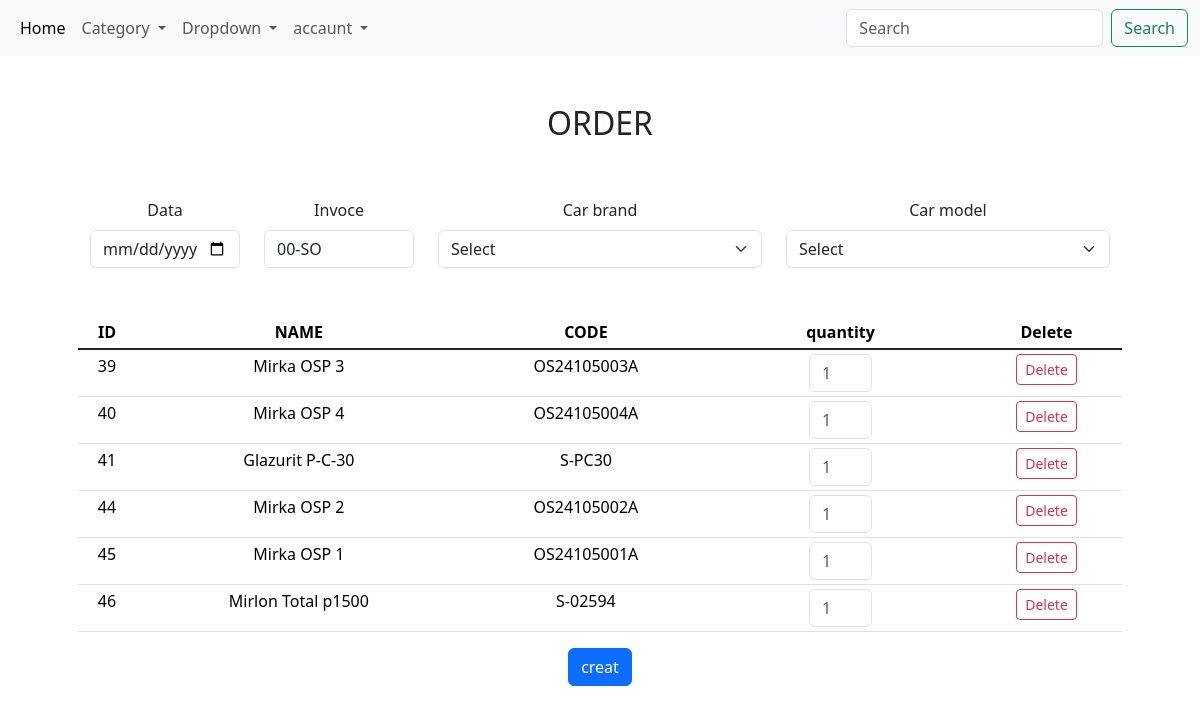
Page /order/ on the earlier database version.
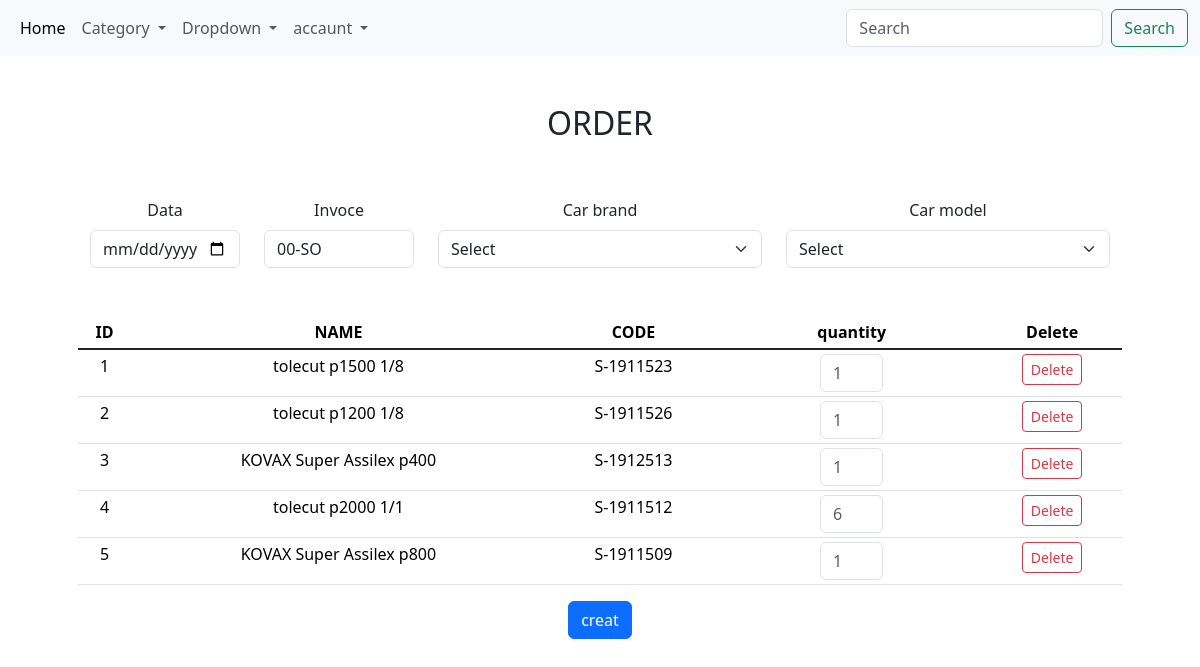
Same page on the later database version.
### order/models.py (models this page shows, shortened)
class Order(models.Model):
    user = models.CharField(max_length=50, verbose_name='Користувач', null=True, blank=True)
    product = models.CharField(max_length=50, verbose_name='Продукт', null=True, blank=True)
    serial = models.CharField(max_length=50, verbose_name='Номер', null=True, blank=True)
    quantity = models.IntegerField(default=0, null=True, blank=True, verbose_name='Кількість')
    invoce = models.CharField(max_length=50, verbose_name='Інвойс', null=True, blank=True)
    car_brand = models.CharField(max_length=50, verbose_name='Марка', null=True, blank=True)
    car_model = models.CharField(max_length=50, verbose_name='Модель', null=True, blank=True)
    color = models.CharField(max_length=50, verbose_name='Колір', null=True, blank=True)
    create_time_stamp = models.DateTimeField(auto_now_add=True, verbose_name='Дата', null=True, blank=True)
    class Meta:
        verbose_name = 'Замовлення'
        verbose_name_plural = 'Замовлення'

### order/views.py (the view)
# urls.py: path('order/', include('order.urls', namespace='order')),
def order(request):
    order = Order.objects.all()
    header = OrderHead.objects.all()
    car_brand = CarBrand.objects.all()
    car_model = CarModel.objects.all()
    context = {
        'order': order,
        'header': header,
        'car_brand': car_brand,
        'car_model': car_model
    }
    return render(request, 'order/order.html', context)

### goods/templatetags/goods_tags.py (called while the page is built)
@register.simple_tag()
def tag_categories():
    return Categories.objects.all()

### order/templates/order/order.html (shortened to what this page needs)
{% extends "base.html" %}
{% load static %}
{% block content %}
<div class="container p-5 m5 text-center">
  <div class="table-responsive">
    <h1 class="h2">ORDER{{date}}</h1>
    <form action="">
      <div class="container-fluid py-5">
        <div class="row">
          <div class="col-lg-2">
            <label for="code" class="form-label">Data</label>
            <input type="date" class="form-control" placeholder="{{order.date}}"/>
          </div>
          <div class="col-lg-2">
            <label for="name" class="form-label">Invoce</label>
            <input type="text" class="form-control" value="00{{order.invoce}}-SO"/>
          </div>
          <div class="col-lg-4">
            <label for="quantity" class="form-label">Car brand</label>
            <select
              class="form-select form-select"
              aria-label=".form-select-sm example"
            >
              <option selected>Select</option>
            </select>
          </div>
          <div class="col-lg-4">
            <label for="quantity" class="form-label">Car model</label>
            <select
              class="form-select form-select"
              aria-label=".form-select-sm example"
            >
              <option selected>Select</option>
            </select>
          </div>
        </div>
      </div>
      <table class="table table-sm">
        <thead>
          <tr>
            <th scope="col">ID</th>
            <th scope="col">NAME</th>
            <th scope="col">CODE</th>
            <th scope="col">quantity</th>
            <th scope="col">Delete</th>
          </tr>
        </thead>
        <tbody class="table-group-divider left">
          {% for i in order %}
          <tr>
            <td>{{i.id}}</td>
            <td>{{i.product}}</td>
            <td>{{i.serial}}</td>
            <td class="w-25 "><input type="text"  class="form-control w-25 d-inline" placeholder="{{i.quantity}}" /></td>
            <td><a href="{% url "order:order_delete" i.id  %}" class="btn btn-outline-danger btn-sm align-middle">Delete</a></td>
          </tr>
          {% endfor %}
        </tbody>
      </table>
    </form>
    <button type="button mb-4" class="btn btn-primary">creat</button>
  </div>
</div>
{% endblock content %}

Differences in the rows shown:
removed Order: id "39", product "Mirka OSP 3", serial "OS24105003A", quantity "1"
removed Order: id "40", product "Mirka OSP 4", serial "OS24105004A", quantity "1"
removed Order: id "41", product "Glazurit Р-С-30", serial "S-PC30", quantity "1"
removed Order: id "44", product "Mirka OSP 2", serial "OS24105002A", quantity "1"
removed Order: id "45", product "Mirka OSP 1", serial "OS24105001A", quantity "1"
removed Order: id "46", product "Mirlon Total p1500", serial "S-02594", quantity "1"
added Order: id "1", product "tolecut p1500 1/8", serial "S-1911523", quantity "1"
added Order: id "2", product "tolecut p1200 1/8", serial "S-1911526", quantity "1"
added Order: id "3", product "KOVAX Super Assilex p400", serial "S-1912513", quantity "1"
added Order: id "4", product "tolecut p2000 1/1", serial "S-1911512", quantity "6"
added Order: id "5", product "KOVAX Super Assilex p800", serial "S-1911509", quantity "1"
